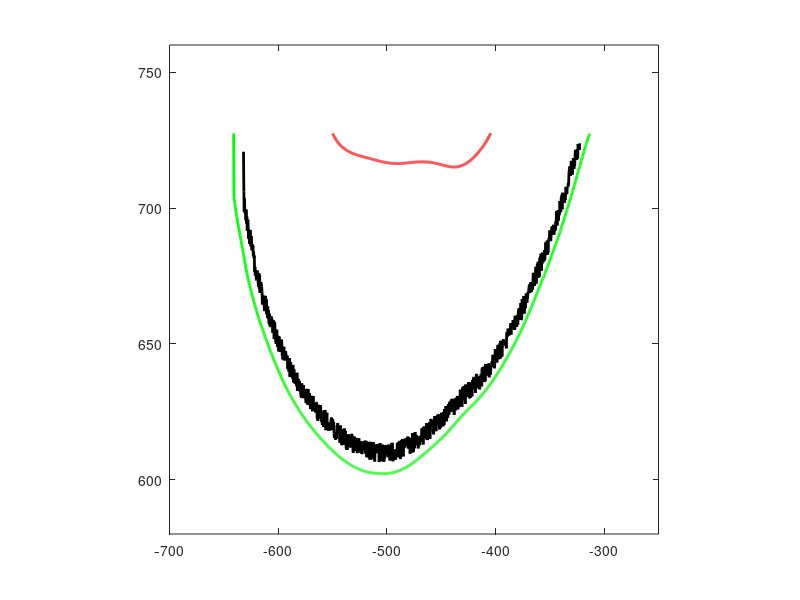

The MATLAB source for this figure:
% Agent-based stochastic model
% Velocity Test
% Epidermis is loaded from CTRL T2
%
% SW (JUN 2024)


close all;
% clc;
clear;


% Load data
load('CTRL_data.mat', ...
     'v_2_4_CTRL_m', ...
     'v_4_6_CTRL_m', ...
     'v_6_8_CTRL_m', ...
     'v_8_10_CTRL_m', ...
     'v_10_12_CTRL_m', ...
     'v_2_12_CTRL_m', ...
     'CTRL_T2_I', ...
     'v_2_6_CTRL_m', ...
     'CTRL_T12_shifted_I');


% Video
video_flag = 0;
if(video_flag)
    vidObj = VideoWriter('test.mp4','MPEG-4');
    open(vidObj);
end


% Parameters
dt          = 0.001;
Tmax        = 5.0;


Xb_CTRL_T2 = CTRL_T2_I;
Xb_CTRL_T2_og = Xb_CTRL_T2;


% noisy velocity
vx_new = v_2_12_CTRL_m(:,1) + 0.1*mean(v_2_12_CTRL_m(:,1))*rand(length(v_2_12_CTRL_m),1);
vy_new = v_2_12_CTRL_m(:,2) + 0.1*mean(v_2_12_CTRL_m(:,2))*rand(length(v_2_12_CTRL_m),1);
v_2_12_CTRL_m_noisy = [vx_new,vy_new];



for t = 1:Tmax/dt
    % update position
    Xb_CTRL_T2 = Xb_CTRL_T2 + dt*(v_2_12_CTRL_m_noisy);

    if min(Xb_CTRL_T2(:,2)) <= min(CTRL_T12_shifted_I(:,2))
        break;
    end

    

    if mod(t,100) == 0
        % plotting
        figure(1);
        plot(Xb_CTRL_T2(:,1), Xb_CTRL_T2(:,2), 'k','linewidth',2); hold on;

        plot(CTRL_T12_shifted_I(:,1),CTRL_T12_shifted_I(:,2),'g','LineWidth',2)
        plot(Xb_CTRL_T2_og(:,1),Xb_CTRL_T2_og(:,2),'r','LineWidth',2);

        % quiver(Xb_rotated(:,1),Xb_rotated(:,2),v_2_12_CTRL_m(:,1),v_2_12_CTRL_m(:,2),'-r');
        xlim([-700 -250]); ylim([580 760]); box on; grid off;
        set(gca,'plotBoxAspectRatio',[1 1 1]);
        set(gca,'FontSize',10); %set(gca,'Color','k')
        set(gcf,'color','w'); %set(gca,'XTickLabel',[]); set(gca,'YTickLabel',[]);
        x0=800;y0=700;width=400;height=400;
        set(gcf,'position',[x0,y0,width,height]);

        currFrame = getframe(gcf);
        % writeVideo(vidObj,currFrame);

        pause(0.2)
        hold off;

    end

end


if(video_flag)
    close(vidObj);
end


save('Xb_CTRL_T2_final.mat','Xb_CTRL_T2')


function shape = interpolate(x, y, N)
    x_new = linspace(min(x),max(x),N);
    y_new = interp1(x,y,x_new);

    x_new_T = transpose(x_new);
    y_new_T = transpose(y_new);

    shape = [x_new_T,y_new_T];
end
